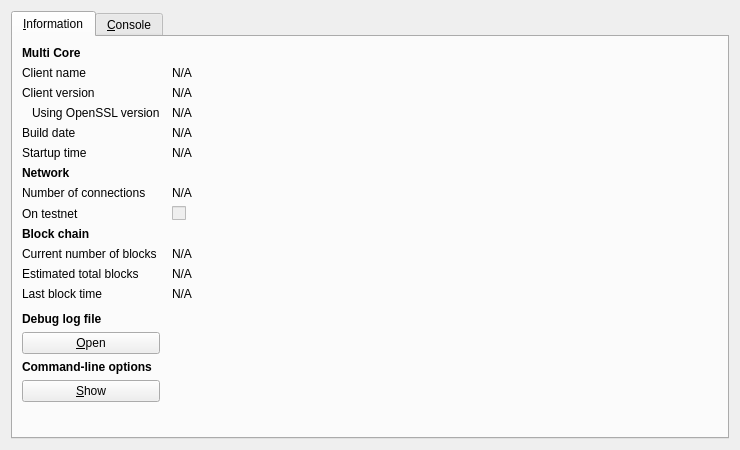
<?xml version="1.0" encoding="UTF-8"?>
<ui version="4.0">
 <class>RPCConsole</class>
 <widget class="QDialog" name="RPCConsole">
  <property name="geometry">
   <rect>
    <x>0</x>
    <y>0</y>
    <width>740</width>
    <height>450</height>
   </rect>
  </property>
  <property name="windowTitle">
   <string>Multi - Debug window</string>
  </property>
  <layout class="QVBoxLayout" name="verticalLayout_2">
   <item>
    <widget class="QTabWidget" name="tabWidget">
     <property name="currentIndex">
      <number>0</number>
     </property>
     <widget class="QWidget" name="tab_info">
      <attribute name="title">
       <string>&amp;Information</string>
      </attribute>
      <layout class="QGridLayout" name="gridLayout" columnstretch="0,1">
       <property name="horizontalSpacing">
        <number>12</number>
       </property>
       <item row="0" column="0">
        <widget class="QLabel" name="label_9">
         <property name="font">
          <font>
           <weight>75</weight>
           <bold>true</bold>
          </font>
         </property>
         <property name="text">
          <string>Multi Core</string>
         </property>
        </widget>
       </item>
       <item row="1" column="0">
        <widget class="QLabel" name="label_5">
         <property name="text">
          <string>Client name</string>
         </property>
        </widget>
       </item>
       <item row="1" column="1">
        <widget class="QLabel" name="clientName">
         <property name="cursor">
          <cursorShape>IBeamCursor</cursorShape>
         </property>
         <property name="text">
          <string>N/A</string>
         </property>
         <property name="textFormat">
          <enum>Qt::PlainText</enum>
         </property>
         <property name="textInteractionFlags">
          <set>Qt::LinksAccessibleByMouse|Qt::TextSelectableByKeyboard|Qt::TextSelectableByMouse</set>
         </property>
        </widget>
       </item>
       <item row="2" column="0">
        <widget class="QLabel" name="label_6">
         <property name="text">
          <string>Client version</string>
         </property>
        </widget>
       </item>
       <item row="2" column="1">
        <widget class="QLabel" name="clientVersion">
         <property name="cursor">
          <cursorShape>IBeamCursor</cursorShape>
         </property>
         <property name="text">
          <string>N/A</string>
         </property>
         <property name="textFormat">
          <enum>Qt::PlainText</enum>
         </property>
         <property name="textInteractionFlags">
          <set>Qt::LinksAccessibleByMouse|Qt::TextSelectableByKeyboard|Qt::TextSelectableByMouse</set>
         </property>
        </widget>
       </item>
       <item row="3" column="0">
        <widget class="QLabel" name="label_14">
         <property name="text">
          <string>Using OpenSSL version</string>
         </property>
         <property name="indent">
          <number>10</number>
         </property>
        </widget>
       </item>
       <item row="3" column="1">
        <widget class="QLabel" name="openSSLVersion">
         <property name="cursor">
          <cursorShape>IBeamCursor</cursorShape>
         </property>
         <property name="text">
          <string>N/A</string>
         </property>
         <property name="textFormat">
          <enum>Qt::PlainText</enum>
         </property>
         <property name="textInteractionFlags">
          <set>Qt::LinksAccessibleByMouse|Qt::TextSelectableByKeyboard|Qt::TextSelectableByMouse</set>
         </property>
        </widget>
       </item>
       <item row="4" column="0">
        <widget class="QLabel" name="label_12">
         <property name="text">
          <string>Build date</string>
         </property>
        </widget>
       </item>
       <item row="4" column="1">
        <widget class="QLabel" name="buildDate">
         <property name="cursor">
          <cursorShape>IBeamCursor</cursorShape>
         </property>
         <property name="text">
          <string>N/A</string>
         </property>
         <property name="textFormat">
          <enum>Qt::PlainText</enum>
         </property>
         <property name="textInteractionFlags">
          <set>Qt::LinksAccessibleByMouse|Qt::TextSelectableByKeyboard|Qt::TextSelectableByMouse</set>
         </property>
        </widget>
       </item>
       <item row="5" column="0">
        <widget class="QLabel" name="label_13">
         <property name="text">
          <string>Startup time</string>
         </property>
        </widget>
       </item>
       <item row="5" column="1">
        <widget class="QLabel" name="startupTime">
         <property name="cursor">
          <cursorShape>IBeamCursor</cursorShape>
         </property>
         <property name="text">
          <string>N/A</string>
         </property>
         <property name="textFormat">
          <enum>Qt::PlainText</enum>
         </property>
         <property name="textInteractionFlags">
          <set>Qt::LinksAccessibleByMouse|Qt::TextSelectableByKeyboard|Qt::TextSelectableByMouse</set>
         </property>
        </widget>
       </item>
       <item row="6" column="0">
        <widget class="QLabel" name="label_11">
         <property name="font">
          <font>
           <weight>75</weight>
           <bold>true</bold>
          </font>
         </property>
         <property name="text">
          <string>Network</string>
         </property>
        </widget>
       </item>
       <item row="7" column="0">
        <widget class="QLabel" name="label_7">
         <property name="text">
          <string>Number of connections</string>
         </property>
        </widget>
       </item>
       <item row="7" column="1">
        <widget class="QLabel" name="numberOfConnections">
         <property name="cursor">
          <cursorShape>IBeamCursor</cursorShape>
         </property>
         <property name="text">
          <string>N/A</string>
         </property>
         <property name="textFormat">
          <enum>Qt::PlainText</enum>
         </property>
         <property name="textInteractionFlags">
          <set>Qt::LinksAccessibleByMouse|Qt::TextSelectableByKeyboard|Qt::TextSelectableByMouse</set>
         </property>
        </widget>
       </item>
       <item row="8" column="0">
        <widget class="QLabel" name="label_8">
         <property name="text">
          <string>On testnet</string>
         </property>
        </widget>
       </item>
       <item row="8" column="1">
        <widget class="QCheckBox" name="isTestNet">
         <property name="enabled">
          <bool>false</bool>
         </property>
         <property name="text">
          <string/>
         </property>
        </widget>
       </item>
       <item row="9" column="0">
        <widget class="QLabel" name="label_10">
         <property name="font">
          <font>
           <weight>75</weight>
           <bold>true</bold>
          </font>
         </property>
         <property name="text">
          <string>Block chain</string>
         </property>
        </widget>
       </item>
       <item row="10" column="0">
        <widget class="QLabel" name="label_3">
         <property name="text">
          <string>Current number of blocks</string>
         </property>
        </widget>
       </item>
       <item row="10" column="1">
        <widget class="QLabel" name="numberOfBlocks">
         <property name="cursor">
          <cursorShape>IBeamCursor</cursorShape>
         </property>
         <property name="text">
          <string>N/A</string>
         </property>
         <property name="textFormat">
          <enum>Qt::PlainText</enum>
         </property>
         <property name="textInteractionFlags">
          <set>Qt::LinksAccessibleByMouse|Qt::TextSelectableByKeyboard|Qt::TextSelectableByMouse</set>
         </property>
        </widget>
       </item>
       <item row="11" column="0">
        <widget class="QLabel" name="label_4">
         <property name="text">
          <string>Estimated total blocks</string>
         </property>
        </widget>
       </item>
       <item row="11" column="1">
        <widget class="QLabel" name="totalBlocks">
         <property name="cursor">
          <cursorShape>IBeamCursor</cursorShape>
         </property>
         <property name="text">
          <string>N/A</string>
         </property>
         <property name="textFormat">
          <enum>Qt::PlainText</enum>
         </property>
         <property name="textInteractionFlags">
          <set>Qt::LinksAccessibleByMouse|Qt::TextSelectableByKeyboard|Qt::TextSelectableByMouse</set>
         </property>
        </widget>
       </item>
       <item row="12" column="0">
        <widget class="QLabel" name="label_2">
         <property name="text">
          <string>Last block time</string>
         </property>
        </widget>
       </item>
       <item row="12" column="1">
        <widget class="QLabel" name="lastBlockTime">
         <property name="cursor">
          <cursorShape>IBeamCursor</cursorShape>
         </property>
         <property name="text">
          <string>N/A</string>
         </property>
         <property name="textFormat">
          <enum>Qt::PlainText</enum>
         </property>
         <property name="textInteractionFlags">
          <set>Qt::LinksAccessibleByMouse|Qt::TextSelectableByKeyboard|Qt::TextSelectableByMouse</set>
         </property>
        </widget>
       </item>
       <item row="13" column="0">
        <spacer name="verticalSpacer_2">
         <property name="orientation">
          <enum>Qt::Vertical</enum>
         </property>
         <property name="sizeHint" stdset="0">
          <size>
           <width>20</width>
           <height>20</height>
          </size>
         </property>
        </spacer>
       </item>
       <item row="14" column="0">
        <widget class="QLabel" name="labelDebugLogfile">
         <property name="font">
          <font>
           <weight>75</weight>
           <bold>true</bold>
          </font>
         </property>
         <property name="text">
          <string>Debug log file</string>
         </property>
        </widget>
       </item>
       <item row="15" column="0">
        <widget class="QPushButton" name="openDebugLogfileButton">
         <property name="toolTip">
          <string>Open the Multi debug log file from the current data directory. This can take a few seconds for large log files.</string>
         </property>
         <property name="text">
          <string>&amp;Open</string>
         </property>
         <property name="autoDefault">
          <bool>false</bool>
         </property>
        </widget>
       </item>
       <item row="16" column="0">
        <widget class="QLabel" name="labelCLOptions">
         <property name="font">
          <font>
           <weight>75</weight>
           <bold>true</bold>
          </font>
         </property>
         <property name="text">
          <string>Command-line options</string>
         </property>
        </widget>
       </item>
       <item row="17" column="0">
        <widget class="QPushButton" name="showCLOptionsButton">
         <property name="toolTip">
          <string>Show the Multi-Qt help message to get a list with possible Multi command-line options.</string>
         </property>
         <property name="text">
          <string>&amp;Show</string>
         </property>
         <property name="autoDefault">
          <bool>false</bool>
         </property>
        </widget>
       </item>
       <item row="18" column="0">
        <spacer name="verticalSpacer">
         <property name="orientation">
          <enum>Qt::Vertical</enum>
         </property>
         <property name="sizeHint" stdset="0">
          <size>
           <width>20</width>
           <height>40</height>
          </size>
         </property>
        </spacer>
       </item>
      </layout>
     </widget>
     <widget class="QWidget" name="tab_console">
      <attribute name="title">
       <string>&amp;Console</string>
      </attribute>
      <layout class="QVBoxLayout" name="verticalLayout_3">
       <property name="spacing">
        <number>3</number>
       </property>
       <item>
        <widget class="QTextEdit" name="messagesWidget">
         <property name="minimumSize">
          <size>
           <width>0</width>
           <height>100</height>
          </size>
         </property>
         <property name="readOnly">
          <bool>true</bool>
         </property>
         <property name="tabKeyNavigation" stdset="0">
          <bool>false</bool>
         </property>
         <property name="columnCount" stdset="0">
          <number>2</number>
         </property>
        </widget>
       </item>
       <item>
        <layout class="QHBoxLayout" name="horizontalLayout">
         <property name="spacing">
          <number>3</number>
         </property>
         <item>
          <widget class="QLabel" name="label">
           <property name="text">
            <string notr="true">&gt;</string>
           </property>
          </widget>
         </item>
         <item>
          <widget class="QLineEdit" name="lineEdit"/>
         </item>
         <item>
          <widget class="QPushButton" name="clearButton">
           <property name="maximumSize">
            <size>
             <width>24</width>
             <height>24</height>
            </size>
           </property>
           <property name="toolTip">
            <string>Clear console</string>
           </property>
           <property name="text">
            <string/>
           </property>
           <property name="icon">
            <iconset resource="../bitcoin.qrc">
             <normaloff>:/icons/remove</normaloff>:/icons/remove</iconset>
           </property>
           <property name="shortcut">
            <string notr="true">Ctrl+L</string>
           </property>
           <property name="autoDefault">
            <bool>false</bool>
           </property>
          </widget>
         </item>
        </layout>
       </item>
      </layout>
     </widget>
    </widget>
   </item>
  </layout>
 </widget>
 <resources>
  <include location="../bitcoin.qrc"/>
 </resources>
 <connections/>
</ui>
